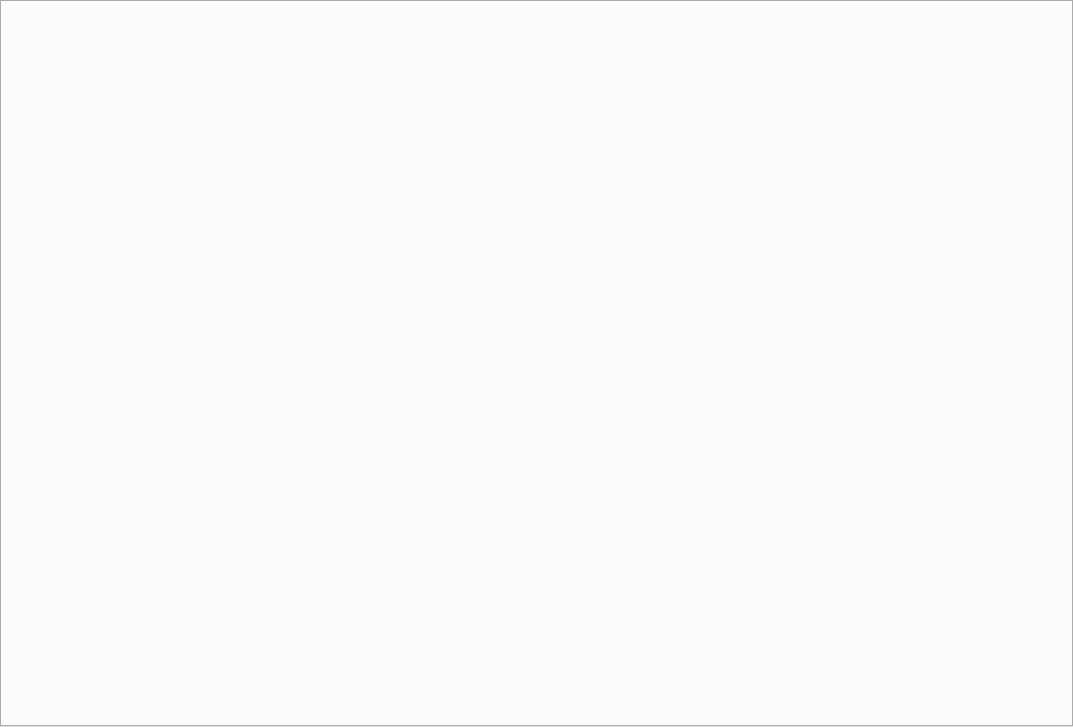
<?xml version="1.0" encoding="UTF-8"?>
<ui version="4.0">
 <class>QAssayTabWidgets</class>
 <widget class="QTabWidget" name="QAssayTabWidgets">
  <property name="geometry">
   <rect>
    <x>0</x>
    <y>0</y>
    <width>1073</width>
    <height>727</height>
   </rect>
  </property>
  <property name="windowTitle">
   <string>QAssayTabWidgets</string>
  </property>
  <property name="styleSheet">
   <string notr="true">QTabBar::tab  {
	min-height: 32px;
	max-height: 32px;
	min-width: 32px;
	max-width: 32px;
	border-width:9px 9px 9px 9px;
	background: qlineargradient(x1:0, y1:1, x2:0, y2:0, stop:0 rgb(195, 195, 198), stop:1 rgb(253, 253, 253));
    border-image: url(:/Leonis/resource/image/bk-btn-dlg.png) 9 9 9 9 fill repeat;
	font-size: 18px;
	margin-left: 15px;
	border-radius: 0;


}


QTabWidget::tab-bar  {
	alignment: right;
	margin-right: 10px;
}	



QTabBar::tab:hover  {
	border-width:9px 9px 9px 9px;
	background: qlineargradient(x1:0, y1:1, x2:0, y2:0, stop:0 rgb(195, 195, 198), stop:1 rgb(253, 253, 253));
    border-image: url(:/Leonis/resource/image/bk-btn-dlg-hv.png) 9 9 9 9 fill repeat;
	border-radius: 0;
	color: #333;
}

QTabBar::tab:pressed  {
	border-width:9px 9px 9px 9px;
	background-color: qlineargradient(spread:pad, x1:0, y1:1, x2:0, y2:0, stop:0 rgb(0, 78, 174),stop:1 rgb(4, 104, 224));
	border-image: url(:/Leonis/resource/image/bk-btn-dlg-pressed.png) 9 9 9 9 fill repeat;
	color: #fff;
}

QTabBar::tab:selected  {
	border-width:9px 9px 9px 9px;
	background-color: qlineargradient(spread:pad, x1:0, y1:1, x2:0, y2:0, stop:0 rgb(0, 78, 174),stop:1 rgb(4, 104, 224));
	border-image: url(:/Leonis/resource/image/bk-btn-dlg-pressed.png) 9 9 9 9 fill repeat;
	color: #fff;
}

QTabBar::tab:disabled  {
	border-width:9px 9px 9px 9px;
	background-color: qlineargradient(spread:pad, x1:0, y1:1, x2:0, y2:0, stop:0 rgb(224, 224, 224),stop:1 rgb(255, 255, 255));
	border-image: url(:/Leonis/resource/image/bk-btn-dlg-dis.png) 9 9 9 9 fill repeat;
	color: #adadad;
}







#dilution, #batchRegister, #save  {

	min-height: 32px;
	max-height: 32px;
	padding-left: 10px;
	padding-right: 10px;
	border-width:9px 9px 9px 9px;
	background-color: qlineargradient(x1:0, y1:1, x2:0, y2:0, stop:0 rgb(195, 195, 198), stop:1 rgb(253, 253, 253));
    border-image: url(:/Leonis/resource/image/bk-btn-dlg.png) 9 9 9 9 fill repeat;
	font-size: 18px;
}
#dilution:hover, #batchRegister:hover, #save:hover  {
	border-width:9px 9px 9px 9px;
	background-color: qlineargradient(x1:0, y1:1, x2:0, y2:0, stop:0 rgb(195, 195, 198), stop:1 rgb(253, 253, 253));
    border-image: url(:/Leonis/resource/image/bk-btn-dlg-hv.png) 9 9 9 9 fill repeat;
}
#dilution:pressed, #batchRegister:pressed, #save:pressed  {
	border-width:9px 9px 9px 9px;
	background-color: qlineargradient(spread:pad, x1:0, y1:1, x2:0, y2:0, stop:0 rgb(0, 78, 174),stop:1 rgb(4, 104, 224));
	border-image: url(:/Leonis/resource/image/bk-btn-dlg-pressed.png) 9 9 9 9 fill repeat;
	color: #fff;
}
#dilution:disabled, #batchRegister:disabled, #save:disabled  {
	border-width:9px 9px 9px 9px;
	background-color: qlineargradient(spread:pad, x1:0, y1:1, x2:0, y2:0, stop:0 rgb(224, 224, 224),stop:1 rgb(255, 255, 255));
	border-image: url(:/Leonis/resource/image/bk-btn-dlg-dis.png) 9 9 9 9 fill repeat;
	color: #adadad;
}</string>
  </property>
  <property name="tabPosition">
   <enum>QTabWidget::North</enum>
  </property>
 </widget>
 <layoutdefault spacing="6" margin="11"/>
 <resources/>
 <connections/>
</ui>
